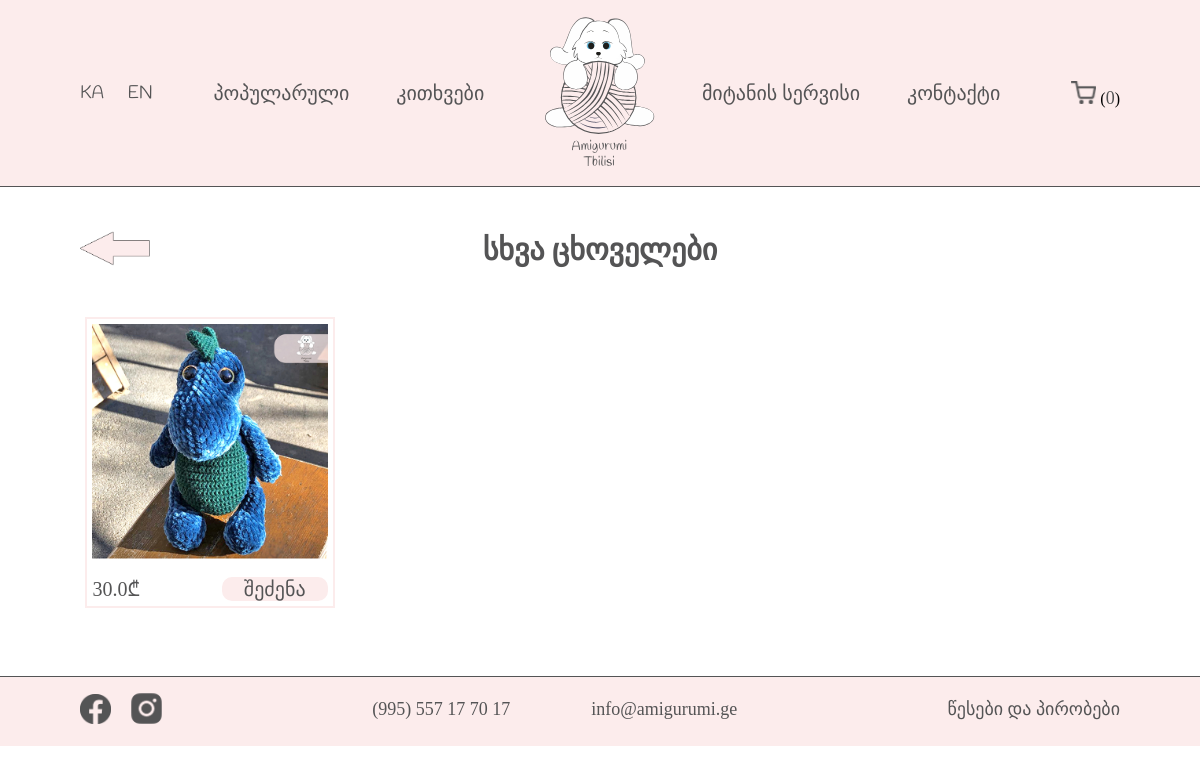
The app's page /categories/2 with its own data.
### app/models/store.py (models this page shows, shortened)
class ToyCategory(db.Model, BaseModel):
    __tablename__ = "toy_categories"
    id = db.Column(db.Integer, primary_key=True)
    photo = db.Column(db.String, nullable=False)
    name_geo = db.Column(db.String, nullable=False)
    name_eng = db.Column(db.String, nullable=False)
    description_geo = db.Column(db.String, nullable=False)
    description_eng = db.Column(db.String, nullable=False)

class Toy(db.Model, BaseModel):
    __tablename__ = "toys"
    id = db.Column(db.Integer, primary_key=True)
    photo = db.Column(db.String, nullable=False)
    name_geo = db.Column(db.String, nullable=False)
    name_eng = db.Column(db.String, nullable=False)
    desc_eng = db.Column(db.String, nullable=False)
    desc_geo = db.Column(db.String, nullable=False)
    price = db.Column(db.Float, nullable=False)
    stock = db.Column(db.Integer,nullable=False)
    is_popular = db.Column(db.Boolean, nullable=False)
    meta_geo = db.Column(db.String, nullable=False)
    meta_eng = db.Column(db.String, nullable=False)
    category_id = db.Column(db.ForeignKey("toy_categories.id"))
    category = db.relationship("ToyCategory", uselist=False)

### app/views/product/routes.py (the view)
@product_blueprint.route("/categories/<int:category_id>")
def category(category_id):
    categorie = ToyCategory.query.get(category_id)
    toys = Toy.query.filter_by(category_id=categorie.id)
    return render_template("bunnies.html", toys=toys, categorie=categorie)

### app/__init__.py (called while the page is built)
def register_extensions(app):
    db.init_app(app)
    migrate.init_app(app, db)
    login_manager.init_app(app)
    login_manager.login_view = "auth.login"
    @login_manager.user_loader
    def load_user(user_id):
        return User.query.get(user_id)
    admin.init_app(app)
    admin.add_view(OrderView(Order, db.session, name="შეკვეთები"))
    admin.add_view(UserView(User, db.session, name="მომხმარებლები"))
    admin.add_view(ToyView(Toy, db.session, name="სათამაშოები"))
    admin.add_view(ToyCategoryView(ToyCategory, db.session, name="კატეგორიები"))
    admin.add_view(CityView(City, db.session, name="ქალაქები"))
    admin.add_link(MenuLink("გასვლა", url="/"))
    ckeditor.init_app(app)
    def get_locale():
        if 'locale' not in session.keys():
            session['locale'] = 'EN'
        return session['locale']
    babel.init_app(app, locale_selector=get_locale)

### app/templates/product/bunnies.html
{% extends 'layouts/base.html' %}
{% block main %}
<main>
    <div class="container">
        <a class="go-back" href="../..">
            <img src="{{ url_for('static', filename='img/icons/arrow.png') }}" alt="back arrow">
        </a>
        {% if session['locale'] == 'KA' %}
            <h1>{{ categorie.name_eng }}</h1>
        {% else %}
            <h1>{{ categorie.name_geo }}</h1>
        {% endif %}
        <section class="bunnies">
            <ul>
                {% for toy in toys %}
                    <li class="product">
                    <a id="product1" href="{{ url_for('product.view_product', id=toy.id) }}">
                            <img src="{{ url_for('static', filename='img/products/' + toy.photo) }}" alt="{{ toy.name_eng }}">
                            <div class="product-info">
                                <span>{{ toy.price }}₾</span>
                                <button id="buyButton1">{{_('შეძენა')}}</button>
                            </div>
                        </a>
                    </li>
                {% endfor %}
            </ul>
        </section>
    </div>
</main>
{% endblock %}

### app/static/css/style.css (style rules this page uses)
:root { --main-font-en: 'Handlee'; --main-font-ge: 'alk-life'; --text-color: #545455; --background-color: #fcecec; --size-30: 30px; --size-24: 24px; --size-20: 20px; --size-18: 18px; }
html { scroll-behavior: smooth; }
body { position: relative; }
.container { padding: 1rem 5rem; position: relative; }
.product { margin: 0 2%; max-width: 300px; min-width: 150px; padding: 2%; border: 2px solid var(--background-color); transition: 0.2s linear; }
.product img { margin: 0 auto; width: 100%; }
.product span, .product button { font-family: var(--main-font-ge); color: var(--text-color); font-size: var(--size-20); }
.product a { text-decoration: none; display: block; height: fit-content; }
.product-info { width: 100%; display: flex; justify-content: space-between; margin-top: 15px; }
.product-info button { cursor: pointer; background-color: var(--background-color); text-align: center; border-radius: 10px; width: 45%; }
.product-info span { align-self: center; }
.bunnies, .other-animals { padding: 5% 0; text-align: center; }
.bunnies ul, .other-animals ul { width: 100%; display: grid; grid-template-columns: repeat(4, 1fr); justify-content: center; row-gap: 50px; }
.container h1 { font-family: var(--main-font-ge); color: var(--text-color); font-weight: 900; font-size: var(--size-30); text-align: center; padding-top: 2rem; }
.go-back { display: block; width: 70px; position: absolute; top: 2.8rem; }
.go-back img { width: 100%; }

### records on screen
ToyCategory: name_geo "სხვა ცხოველები"
Toy: photo (picture), price "30.0"
